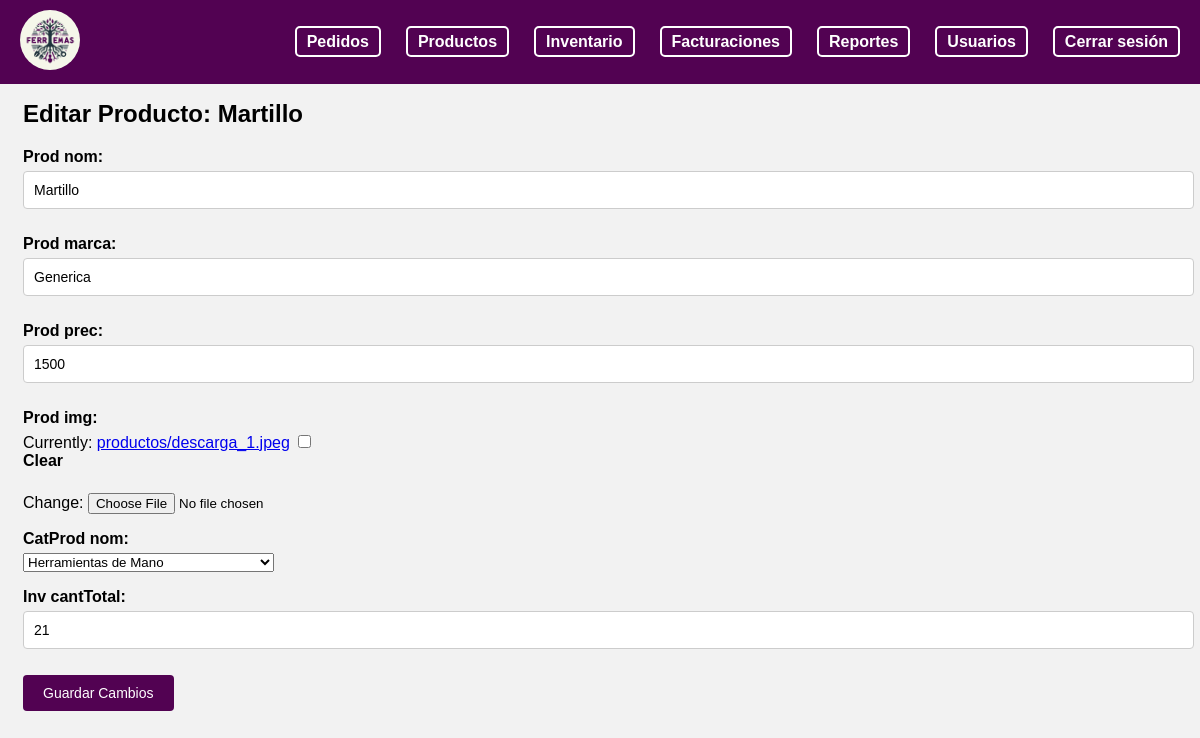
The page /editar_producto/1/ on the database its author committed.
### myapp/models.py (models this page shows, shortened)
class Inventario(models.Model):
    prod_id = models.AutoField(primary_key=True)
    prod_nom = models.CharField(max_length=50)
    prod_marca = models.CharField(max_length=25)
    prod_prec= models.IntegerField()
    prod_img = models.ImageField(upload_to=path_and_rename, null=True, blank=True)
    catProd_nom = models.ForeignKey(CategoriaProducto, on_delete=models.CASCADE)
    inv_cantTotal = models.IntegerField(default=0)

class CategoriaProducto(models.Model):
    catProd_nom = models.CharField(max_length=100)
    def __str__(self):
        return self.catProd_nom

### myapp/views.py (the view)
# urls.py: path('editar_producto/<int:prod_id>/', views.editar_producto, name='editar_producto'),
def editar_producto(request, prod_id):
    producto = get_object_or_404(Inventario, prod_id=prod_id)
    if request.method == 'POST':
        form = EditProductoForm(request.POST, request.FILES, instance=producto)
        if form.is_valid():
            form.save()
            messages.success(request, 'Producto editado correctamente.')
            return redirect('adm_inventario')
    else:
        form = EditProductoForm(instance=producto)
    return render(request, 'empleado/admin/ediciones/editar_producto.html', {'form': form, 'producto': producto})

### myapp/forms.py
class EditProductoForm(forms.ModelForm):
    class Meta:
        model = Inventario
        fields = ['prod_nom', 'prod_marca', 'prod_prec', 'prod_img', 'catProd_nom', 'inv_cantTotal']

### myapp/templates/empleado/admin/ediciones/editar_producto.html (shortened to what this page needs)
{% load static %}
<!DOCTYPE html>
<html lang="en">
<head>
    <link rel="stylesheet" href="{% static '/styles/nav.css' %}" />
    <link rel="stylesheet" href="{% static '/styles/empleado/admin/form.css' %}">
</head>
<body>
    <header>
        <nav>
            <div class="navbar">
                <div class="logo">
                    <a href="/adm_home">
                        <img src="{% static '/logo/LogoFerremas.png' %}" alt="Logo" />
                    </a>
                </div>
                <div class="nav-items">
                    <ul>
                        <li><a href="#" id="pedidos-link"> Pedidos</a></li>
                        <li><a href="#" id="productos-link"> Productos</a></li>
                        <li><a href="/adm_inventario" id="inventario-link"> Inventario</a></li>
                        <li><a href="#" id="facturaciones-link"> Facturaciones</a></li>
                        <li><a href="#" id="reportes-link"> Reportes</a></li>
                        <li><a href="/adm_usuarios" id="usuarios-link"> Usuarios</a></li>
                        <li><a href="/"> Cerrar sesión</a></li>
                    </ul>
                </div>
            </div>
        </nav>
    </header>
    <div class="content" style="margin-top: 100px; margin-left: 15px;">
        <h2>Editar Producto: {{ producto.prod_nom }}</h2>
        <form method="post" enctype="multipart/form-data">
            {{ form.as_p }}
            <button type="submit">Guardar Cambios</button>
        </form>
    </div>
</body>
</html>

### myapp/static/styles/nav.css (style rules this page uses)
body { font-family: Arial, sans-serif; background-color: #f2f2f2; }
.navbar { position: fixed; top: 0; left: 0; width: 100%; background-color: rgb(82, 2, 82); font-family: "Arial", sans-serif; padding: 10px 20px; display: flex; justify-content: space-between; align-items: center; z-index: 1000; color: #fff; }
.logo img { width: 60px; border-radius: 50%; object-fit: cover; transition: transform 0.5s; }
.navbar .nav-items ul li a { color: white; text-decoration: none; font-size: 16px; padding: 5px 10px; border: 2px solid white; border-radius: 5px; transition: background-color 0.3s, color 0.3s; }
.nav-items ul { list-style: none; display: flex; padding-right: 15px; }
.nav-items ul li { margin-right: 25px; }
.nav-items a { text-decoration: none; color: #fff; font-weight: bold; }

### myapp/static/styles/empleado/admin/form.css (style rules this page uses)
body { font-family: Arial, sans-serif; background-color: #f2f2f2; }
form label { display: block; margin-bottom: 5px; font-weight: bold; }
form input[type="text"], form input[type="number"], form textarea { width: calc(100% - 20px); padding: 10px; margin-bottom: 10px; border: 1px solid #ccc; border-radius: 4px; font-size: 14px; }
form button[type="submit"] { background-color: rgb(82, 2, 82); color: #fff; border: none; padding: 10px 20px; border-radius: 4px; cursor: pointer; font-size: 14px; transition: background-color 0.3s ease; }

### rows shown on the page
Inventario: prod_nom "Martillo", prod_marca "Generica", prod_prec "1500", inv_cantTotal "21"
CategoriaProducto: catProd_nom "Herramientas de Mano"
